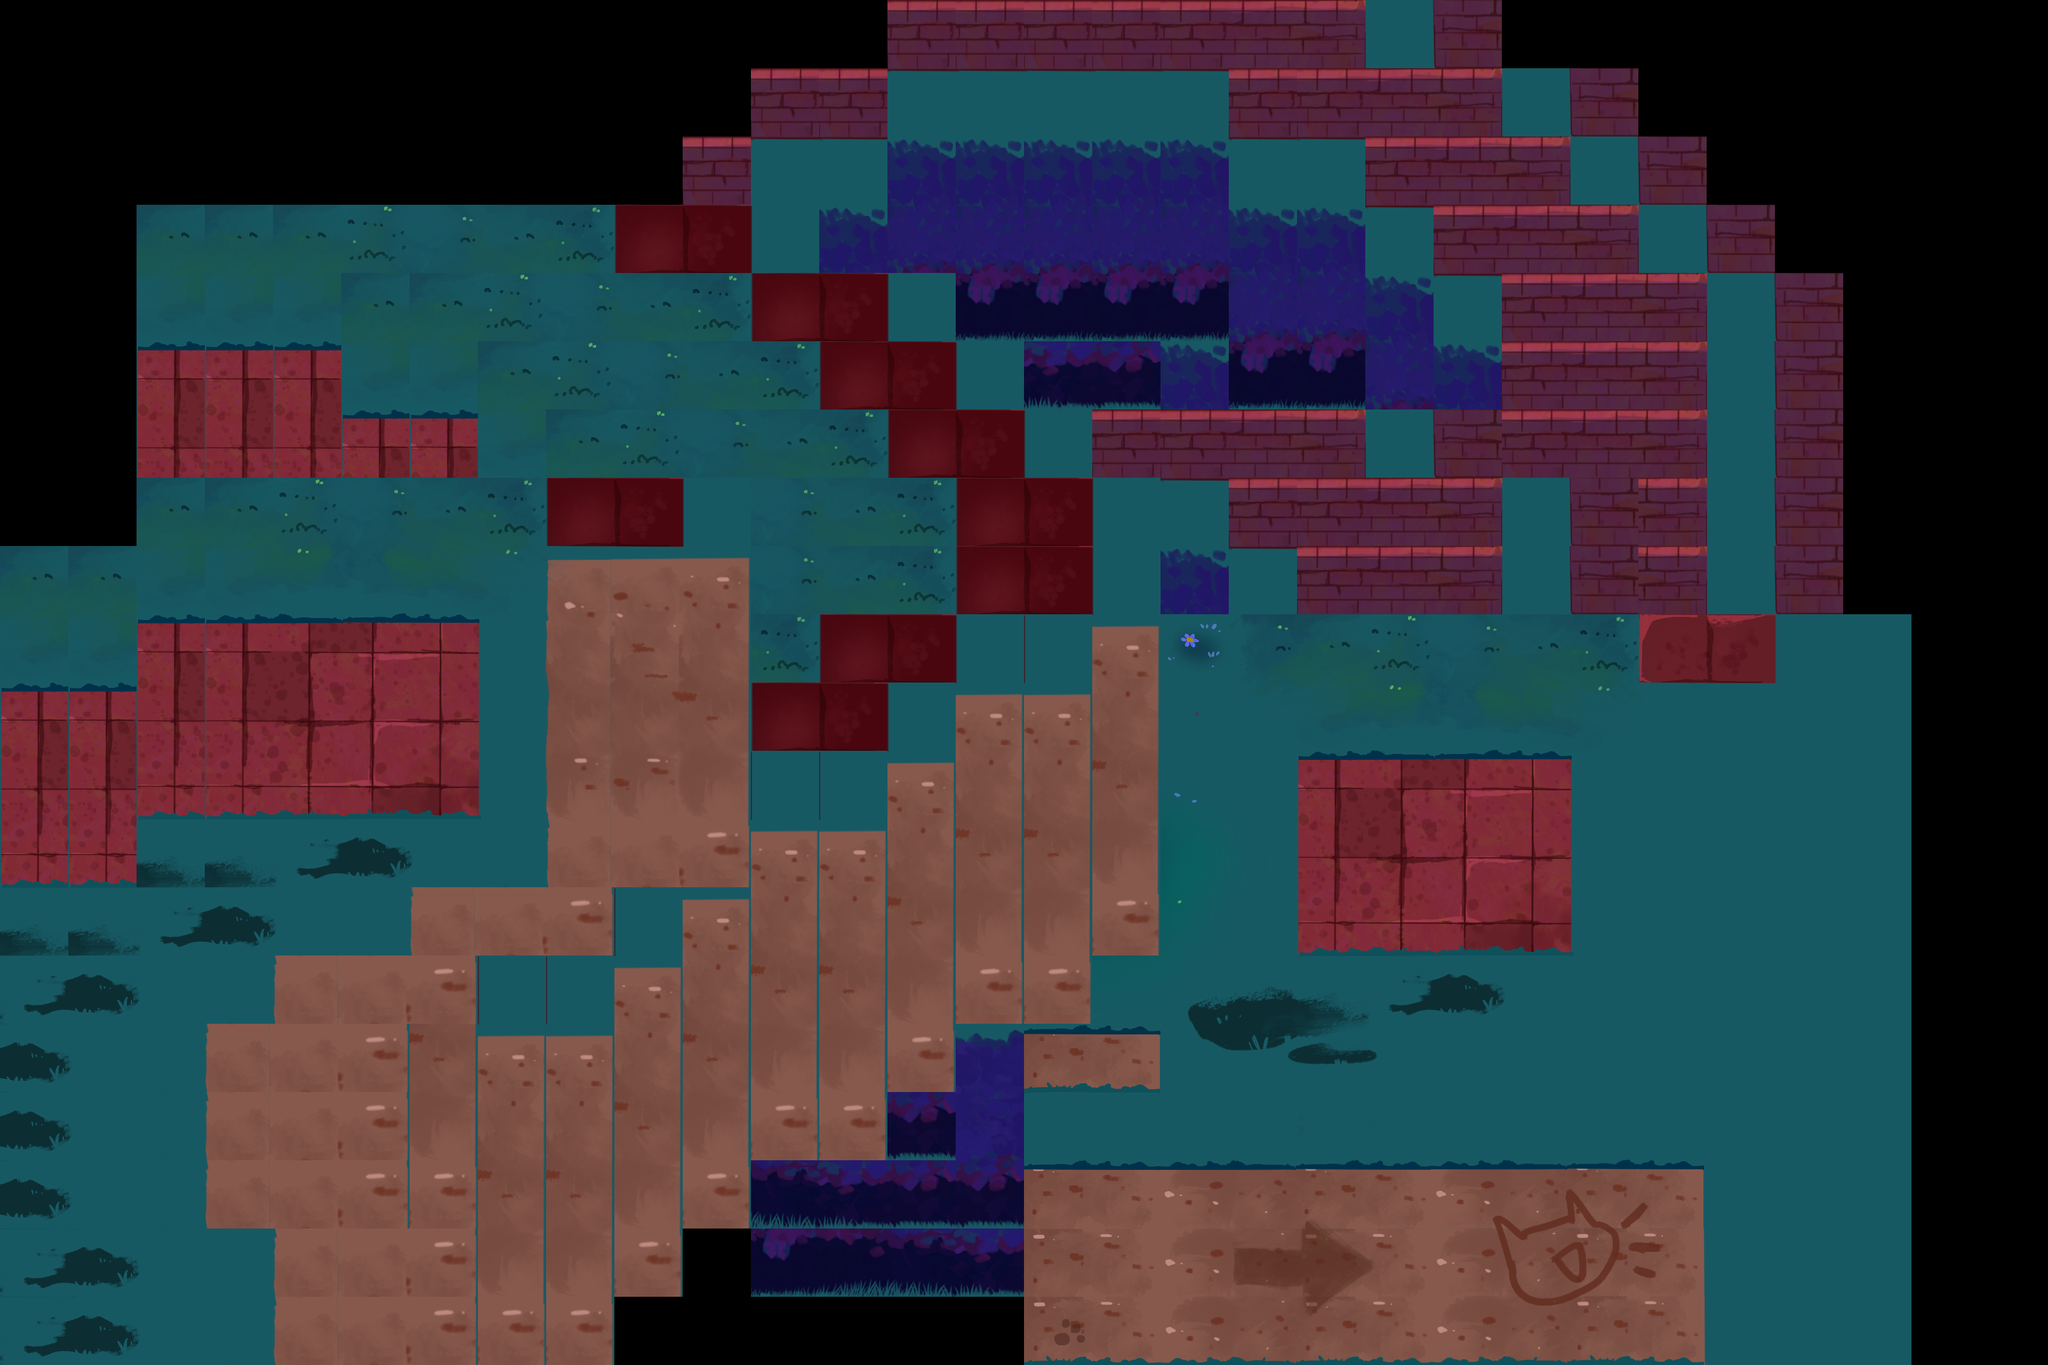

A 2D game scene composited from a Tiled map and its tileset images. What follows is a short description and the map's XML, with every tile layer's data as written:
An orthogonal 30x20 tile map with 128x128 px tiles, 1 tile layer (ground), 3 tilesets and 6 objects (Exit, Door, Key, Cat, Octopus, ...).

<map version="1.10" tiledversion="1.11.2" orientation="orthogonal" renderorder="right-down" width="30" height="20" tilewidth="128" tileheight="128" infinite="0" nextlayerid="4" nextobjectid="13">
 <tileset firstgid="1" source="../tilesets/path-1.tsx" />
 <tileset firstgid="211" source="../tilesets/path-2.tsx" />
 <tileset firstgid="421" source="../tilesets/walls-1.tsx" />
 <layer id="1" name="ground" width="30" height="20">
  <data encoding="csv">
0,0,0,0,0,0,0,0,0,0,0,0,0,439,439,439,439,439,440,441,442,443,0,0,0,0,0,0,0,0,
0,0,0,0,0,0,0,0,0,0,0,439,439,454,454,454,454,454,439,439,440,441,442,443,0,0,0,0,0,0,
0,0,0,0,0,0,0,0,0,0,439,454,454,469,469,469,469,469,454,454,439,440,441,442,443,0,0,0,0,0,
0,0,22,22,22,23,24,25,26,27,28,29,469,484,484,484,484,484,469,469,454,439,440,441,442,443,0,0,0,0,
0,0,37,37,37,22,22,23,24,25,26,27,28,29,499,499,499,499,484,484,469,454,439,440,441,442,443,0,0,0,
0,0,52,52,52,37,37,22,23,24,25,26,27,28,29,502,503,469,499,499,484,469,439,440,441,442,443,0,0,0,
0,0,67,67,67,52,52,37,22,23,24,25,26,27,28,29,439,439,440,441,442,443,439,440,441,442,443,0,0,0,
0,0,22,22,23,24,25,26,27,28,29,24,25,26,27,28,29,454,439,439,440,441,442,443,441,442,443,0,0,0,
22,22,37,37,38,39,40,41,42,43,44,24,25,26,27,28,29,469,454,439,440,441,442,443,441,442,443,0,0,0,
37,37,52,52,53,54,55,56,57,58,59,26,27,28,29,29,44,230,231,232,233,234,235,236,237,238,239,240,0,0,
52,52,67,67,68,69,70,71,72,73,74,27,28,29,44,44,59,245,246,247,248,249,250,251,252,253,254,255,0,0,
67,67,82,82,83,84,85,86,87,88,89,29,29,44,59,59,74,260,261,262,263,264,265,266,267,268,269,270,0,0,
82,82,97,97,98,99,100,101,102,103,104,44,44,59,74,74,89,275,276,277,278,279,280,281,282,283,284,285,0,0,
97,97,98,99,100,101,102,103,104,29,44,59,59,74,89,89,104,290,291,292,293,294,295,296,297,298,299,300,0,0,
98,99,100,101,102,103,104,29,29,44,59,74,74,89,104,104,304,305,306,307,308,309,310,311,312,313,314,315,0,0,
99,100,101,102,103,104,74,44,44,59,74,89,89,104,473,318,319,320,321,322,323,324,325,326,327,328,329,330,0,0,
99,100,101,102,103,104,89,59,59,74,89,104,104,503,488,333,334,335,336,337,338,339,340,341,342,343,344,345,0,0,
99,100,101,102,103,104,104,74,74,89,104,501,502,503,503,348,349,350,351,352,353,354,355,356,357,358,359,360,0,0,
98,99,100,101,102,103,104,89,89,104,0,499,500,501,502,363,364,365,366,367,368,369,370,371,372,373,374,375,0,0,
98,99,100,101,102,103,104,104,104,0,0,0,0,0,0,378,379,380,381,382,383,384,385,386,387,388,389,390,0,0
</data>
 </layer>
 <objectgroup id="2" name="walls" />
 <objectgroup id="3" name="objects">
  <object id="5" type="Exit" x="1582.72" y="1882.79">
   <properties>
    <property name="category" value="10000" />
    <property name="exclude" value="00000" />
    <property name="size" type="float" value="1.25" />
   </properties>
   <point />
  </object>
  <object id="8" type="Door" x="2129.9" y="1459.16">
   <properties>
    <property name="category" value="10000" />
    <property name="exclude" value="00000" />
    <property name="excludeUnlocked" value="00110" />
    <property name="key" type="object" value="9" />
    <property name="size" type="float" value="1.25" />
   </properties>
   <point />
  </object>
  <object id="9" type="Key" x="1500.34" y="1335.6">
   <properties>
    <property name="category" value="10000" />
    <property name="exclude" value="11101" />
    <property name="size" type="float" value="1" />
   </properties>
   <point />
  </object>
  <object id="10" type="Cat" x="1323.83" y="870.788">
   <properties>
    <property name="abilityCooldown" type="float" value="5" />
    <property name="abilityRange" type="float" value="7" />
    <property name="category" value="00010" />
    <property name="exclude" value="00010" />
    <property name="force" type="float" value="3" />
    <property name="maxSpeed" type="float" value="10" />
    <property name="meowExpandSpeed" type="float" value="10" />
    <property name="radius" type="float" value="0.4" />
    <property name="spriteRadius" type="float" value="0.6" />
   </properties>
   <point />
  </object>
  <object id="11" type="Octopus" x="688.393" y="700.161">
   <properties>
    <property name="abilityRange" type="float" value="3.5" />
    <property name="category" value="00010" />
    <property name="exclude" value="00010" />
    <property name="force" type="float" value="1" />
    <property name="inkCapacity" type="float" value="100" />
    <property name="inkRegen" type="float" value="25" />
    <property name="inkUsage" type="float" value="25" />
    <property name="maxSpeed" type="float" value="5" />
    <property name="radius" type="float" value="0.4" />
    <property name="spriteRadius" type="float" value="0.6" />
   </properties>
   <point />
  </object>
  <object id="12" type="Camera" x="952.839" y="1270.45">
   <properties>
    <property name="alarmDistance" type="float" value="5" />
    <property name="angle" type="float" value="90" />
    <property name="category" value="01000" />
    <property name="disabledTime" type="float" value="5" />
    <property name="exclude" value="00000" />
    <property name="fov" type="float" value="60" />
    <property name="radius" type="float" value="0.2" />
    <property name="spriteRadius" type="float" value="0.6" />
    <property name="viewDistance" type="float" value="5" />
   </properties>
   <point />
  </object>
 </objectgroup>
</map>
